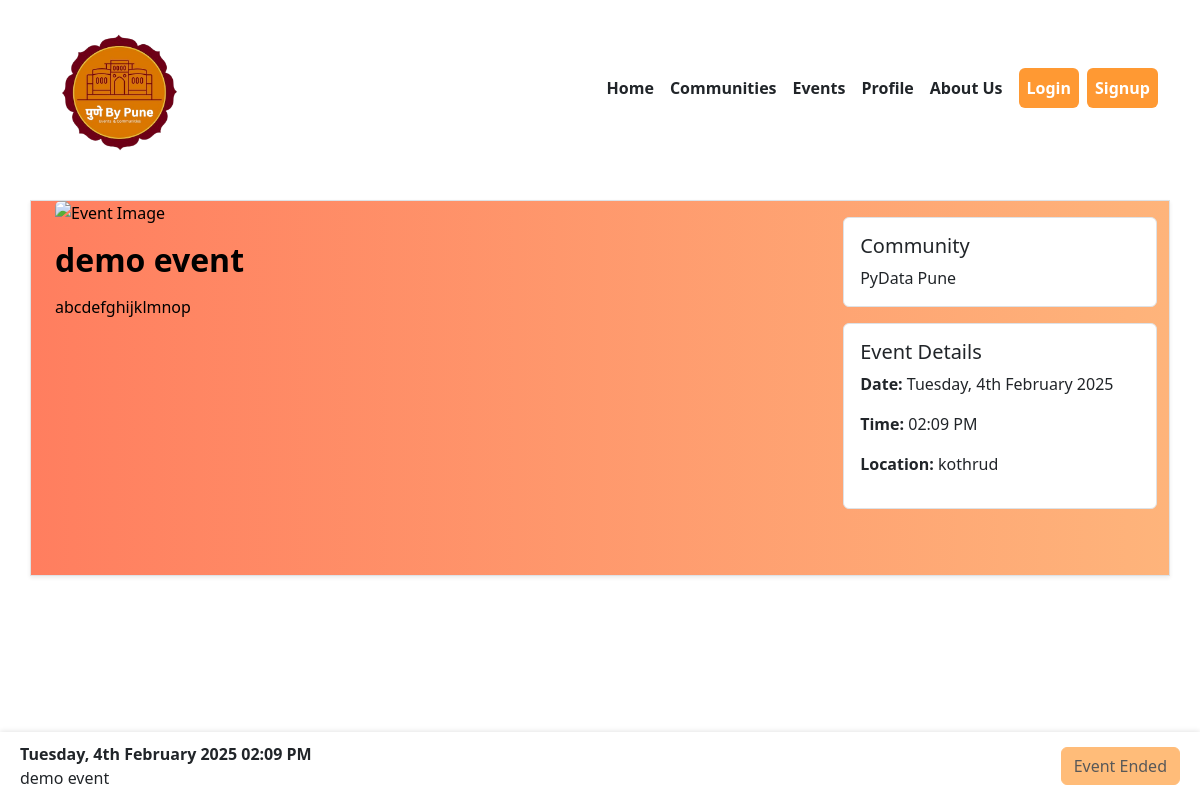
The page /event_info.php?event_id=11 on the database its author committed.
### tables this page shows
CREATE TABLE IF NOT EXISTS `events` (
  `event_id` int NOT NULL AUTO_INCREMENT,
  `community_id` int NOT NULL,
  `event_name` varchar(255) NOT NULL,
  `event_description` text,
  `event_time` datetime NOT NULL,
  `created_at` timestamp NULL DEFAULT CURRENT_TIMESTAMP,
  `location` varchar(255) DEFAULT NULL,
  `state_id` int NOT NULL,
  `city_id` int NOT NULL,
  `pincode_id` int NOT NULL,
  `status` varchar(50) DEFAULT 'active',
  PRIMARY KEY (`event_id`),
  KEY `community_id` (`community_id`),
  KEY `fk_state` (`state_id`),
  KEY `fk_city` (`city_id`),
  KEY `fk_pincode` (`pincode_id`)
);

CREATE TABLE IF NOT EXISTS `communities` (
  `community_id` int NOT NULL AUTO_INCREMENT,
  `community_name` varchar(255) NOT NULL,
  `community_description` text NOT NULL,
  `image_path` varchar(255) NOT NULL,
  `created_at` timestamp NULL DEFAULT CURRENT_TIMESTAMP,
  `admin` tinyint(1) DEFAULT '0',
  `user_id` int DEFAULT NULL,
  `organized_by` varchar(255) NOT NULL,
  `status` tinyint(1) DEFAULT '1',
  `location` varchar(255) DEFAULT NULL,
  PRIMARY KEY (`community_id`),
  KEY `user_id` (`user_id`)
);

### event_info.php (the view, shortened to what this page needs)
<?php
include('navbar.php');
include 'connection.php';
if (isset($_GET['event_id'])) {
    $event_id = intval($_GET['event_id']);
    $sql = "SELECT e.event_name, e.event_description, e.event_time, e.community_id, c.community_name, e.location
            FROM events e
            JOIN communities c ON e.community_id = c.community_id
            WHERE e.event_id = ?";
    $stmt = $conn->prepare($sql);
    $stmt->bind_param("i", $event_id);
    $stmt->execute();
    $result = $stmt->get_result();
    if ($result->num_rows > 0) {
        $event = $result->fetch_assoc();
    } else {
        die("Event not found.");
    }
} else {
    die("Invalid event ID.");
}
$event_time_ist = new DateTime($event['event_time']);
$formatted_event_time = $event_time_ist->format('h:i A');
$formatted_event_date = $event_time_ist->format('l, jS F Y');
$user_id = isset($_SESSION['user_id']) ? $_SESSION['user_id'] : null;
$event_id = intval($_GET['event_id']);
$sql_registrationCheck = "SELECT * FROM event_attendees WHERE event_id = ? AND user_id = ?";
$stmt_check = $conn->prepare($sql_registrationCheck);
$stmt_check->bind_param("ii", $event_id, $user_id);
$stmt_check->execute();
$result_check = $stmt_check->get_result();
$is_registered = $result_check->num_rows > 0;
?>
<!DOCTYPE html>
<html lang="en">
<head>
    <link href="https://cdn.jsdelivr.net/npm/bootstrap@5.3.0/dist/css/bootstrap.min.css" rel="stylesheet">
    <link rel="stylesheet" href="./CSS/home.css">
</head>
<body>
    <div class="container my-4 border shadow-sm ps-4" style="padding-bottom: 50px;background: linear-gradient(to right, #ff7e5f, #feb47b); color: black;">
        <div class="row">
            <div class="col-md-8 left-column">
                <img src="path_to_event_image.jpg" alt="Event Image" class="img-fluid rounded mb-3">
                <h2 class="fw-bold"><?php echo htmlspecialchars($event['event_name']); ?></h2>
                <p><?php echo $event['event_description']; ?></p>
            </div>
            <div class="col-md-4 right-column">
                <div class="card mb-3 mt-3 border">
                    <div class="card-body">
                        <h5 class="card-title">Community</h5>
                        <p class="card-text"><?php echo htmlspecialchars($event['community_name']); ?></p>
                    </div>
                </div>
                <div class="card mb-3 mt-3 border">
                    <div class="card-body">
                        <h5 class="card-title">Event Details</h5>
                        <p><strong>Date:</strong> <?php echo htmlspecialchars($formatted_event_date); ?></p>
                        <p><strong>Time:</strong> <?php echo htmlspecialchars($formatted_event_time); ?></p>
                        <p><strong>Location:</strong> <?php echo htmlspecialchars($event['location']); ?></p>
                    </div>
                </div>
            </div>
        </div>
    </div>
    <div class="sticky-bottom-nav d-flex justify-content-between align-items-center">
        <div>
            <span class="fw-bold"><?php echo htmlspecialchars($formatted_event_date); ?> <?php echo htmlspecialchars($formatted_event_time); ?></span><br>
            <span><?php echo htmlspecialchars($event['event_name']); ?></span>
        </div>
        <?php
        $current_time = date('Y-m-d H:i:s');
        $event_time = $event['event_time'];
        if ($event_time > $current_time) {
            if ($is_registered): ?>
                <button class="" style="background-color: green; color: black; font-weight: bold; border: none; padding: 10px 20px;">
                    Registered for Event
                </button>
            <?php else: ?>
                <a href="#" class="btn" style="background-color: green; color: red; font-weight: bold; border: none; padding: 10px 20px;" data-bs-toggle="modal" data-bs-target="#attendModal">
                    Attend
                </a>
        <?php endif;
        } else {
            echo '<button class="btn btn-secondary" style="color: black !important;" disabled>Event Ended</button>';;
        }
        ?>
    </div>
</body>
</html>

### CSS/home.css (style rules this page uses)
.btn { background-color: #ff9933 !important; border-color: #ff9933 !important; color: white !important; }
.card { border: none; box-shadow: none; }

### event_info.php (style rules this page uses)
.sticky-bottom-nav { position: fixed; bottom: 0; width: 100%; background-color: #fff; box-shadow: 0 -1px 5px rgba(0, 0, 0, 0.1); padding: 10px 20px; z-index: 10; }
.left-column { width: 70%; }
.right-column { width: 30%; }

### rows shown on the page
events: event_name "demo event", event_description "abcdefghijklmnop", community.community_name "PyData Pune", event_time "Tuesday, 4th February 2025", event_time "02:09 PM", location "kothrud"
